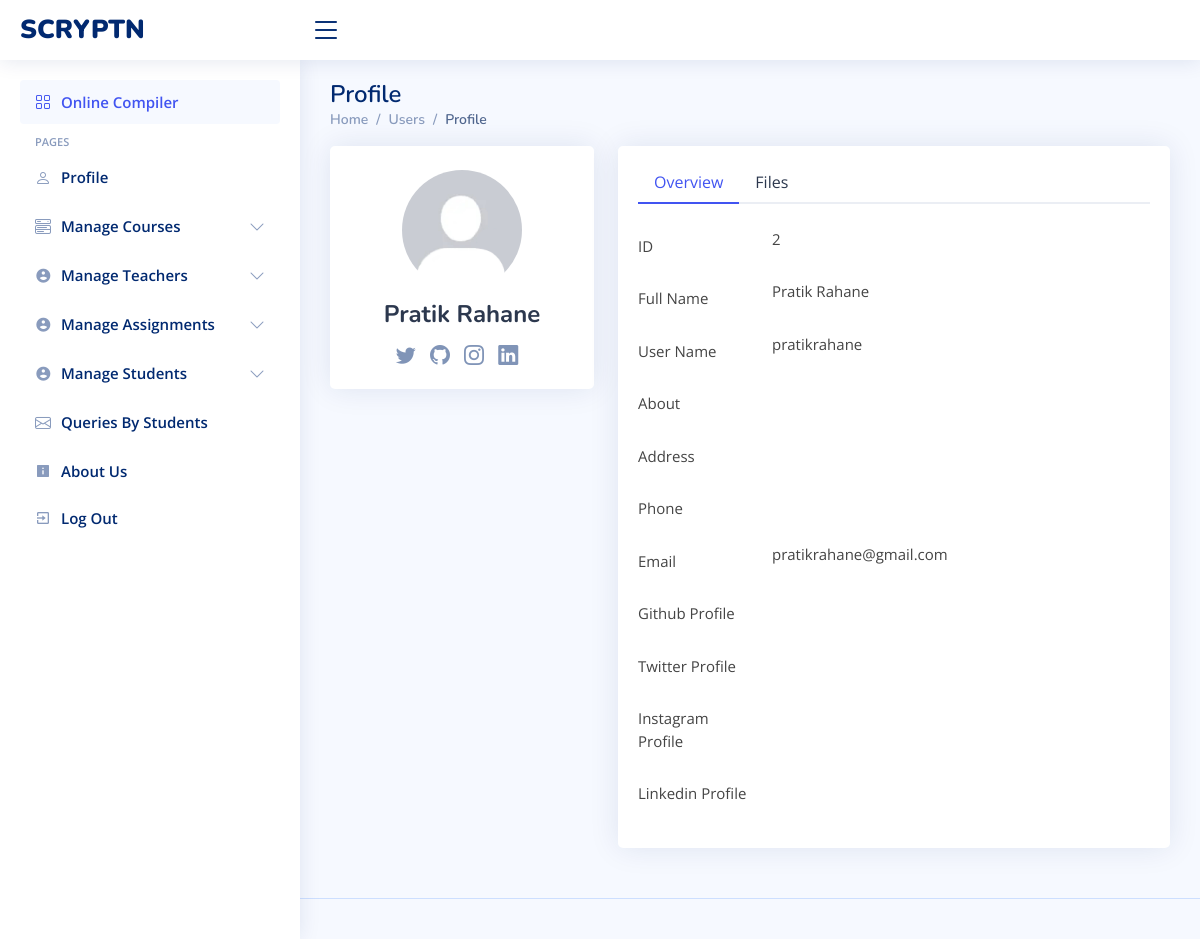
/admin/view_student.php?id=2 (signed in), run on the app's committed database.
### tables this page shows
CREATE TABLE `users` (
  `userID` int(11) NOT NULL,
  `userName` varchar(128) NOT NULL,
  `userEmail` varchar(128) NOT NULL,
  `userAddr` varchar(255) DEFAULT NULL,
  `userPhone` varchar(255) DEFAULT NULL,
  `userUid` varchar(128) NOT NULL,
  `userPwd` varchar(128) NOT NULL,
  `user_ln` text DEFAULT NULL,
  `user_gh` text DEFAULT NULL,
  `user_in` varchar(255) DEFAULT NULL,
  `user_tw` varchar(255) DEFAULT NULL,
  `user_desc` text DEFAULT NULL,
  `user_photo` varchar(255) DEFAULT NULL,
  `last_login` bigint(20) DEFAULT NULL,
  `assigned_course` int(11) DEFAULT NULL
);

### admin/view_student.php (the view, shortened to what this page needs)
<!DOCTYPE html>
<html lang="en">
<head>
  <link href="../assets/vendor/bootstrap/css/bootstrap.min.css" rel="stylesheet" />
  <link href="../assets/vendor/bootstrap-icons/bootstrap-icons.css" rel="stylesheet" />
  <link href="../assets/vendor/boxicons/css/boxicons.min.css" rel="stylesheet" />
  <link href="../assets/vendor/quill/quill.snow.css" rel="stylesheet" />
  <link href="../assets/vendor/quill/quill.bubble.css" rel="stylesheet" />
  <link href="../assets/vendor/remixicon/remixicon.css" rel="stylesheet" />
  <link href="../assets/vendor/simple-datatables/style.css" rel="stylesheet" />
  <link href="../assets/css/style.css" rel="stylesheet" />
</head>
<body>
  <?php include './includes/header.php'; ?>
  <?php include './includes/sidenav.php'; ?>
  <main id="main" class="main">
    <div class="pagetitle">
      <h1>Profile</h1>
      <nav>
        <ol class="breadcrumb">
          <li class="breadcrumb-item"><a href="index.html">Home</a></li>
          <li class="breadcrumb-item">Users</li>
          <li class="breadcrumb-item active">Profile</li>
        </ol>
      </nav>
    </div>
    <section class="section profile">
      <?php
      $servername = "localhost";
      $username = "root";
      $password = "";
      $databasename = "scr";
      $conn = new mysqli(
        $servername,
        $username,
        $password,
        $databasename
      );
      $id = $_GET["id"];
      $query = "SELECT * FROM `users` WHERE userID = $id";
      $result = $conn->query($query);
      $data = $result->fetch_assoc();
      ?>
      <div class="row">
      <div class="col-xl-4">
          <div class="card">
            <div class="card-body profile-card pt-4 d-flex flex-column align-items-center">
              <img src="../inc/user-data/profile-photos/<?php if($data["user_photo"]){echo $data["user_photo"];}else{echo "default.jpg";};?>" alt="Profile" class="rounded-circle" />
              <h2><?php echo $data["userName"]; ?></h2>
              <div class="social-links mt-2">
                <a href="<?php echo $data["user_tw"]; ?>" class="twitter"><i class="bi bi-twitter"></i></a>
                <a href="<?php echo $data["user_gh"]; ?>" class="github"><i class="bi bi-github"></i></a>
                <a href="<?php echo $data["user_in"]; ?>" class="instagram"><i class="bi bi-instagram"></i></a>
                <a href="<?php echo $data["user_ln"]; ?>" class="linkedin"><i class="bi bi-linkedin"></i></a>
              </div>
            </div>
          </div>
        </div>
        <div class="col-xl-8">
          <div class="card">
            <div class="card-body pt-3">
              <ul class="nav nav-tabs nav-tabs-bordered">
                <li class="nav-item">
                  <button class="nav-link active" data-bs-toggle="tab" data-bs-target="#profile-overview">
                    Overview
                  </button>
                </li>
                <li class="nav-item">
                  <button class="nav-link" data-bs-toggle="tab" data-bs-target="#user-files">
                    Files
                  </button>
                </li>
              </ul>
              <div class="tab-content pt-2">
                <div class="tab-pane fade show profile-overview active pt-3" id="profile-overview">
                    <div class="row mb-3">
                      <label for="fullName" class="col-md-4 col-lg-3 col-form-label">ID</label>
                      <div class="col-md-8 col-lg-9">
                        <?php echo $id?>
                      </div>
                    </div>
                    <div class="row mb-3">
                      <label for="fullName" class="col-md-4 col-lg-3 col-form-label">Full Name</label>
                      <div class="col-md-8 col-lg-9">
                       <?php echo $data["userName"];?>
                      </div>
                    </div>
                    <div class="row mb-3">
                      <label for="fullName" class="col-md-4 col-lg-3 col-form-label">User Name</label>
                      <div class="col-md-8 col-lg-9">
                        <?php echo $data["userUid"];?>
                      </div>
                    </div>
                    <div class="row mb-3">
                      <label for="about" class="col-md-4 col-lg-3 col-form-label">About</label>
                      <div class="col-md-8 col-lg-9">
                      </div>
                    </div>
                    <div class="row mb-3">
                      <label for="Address" class="col-md-4 col-lg-3 col-form-label">Address</label>
                      <div class="col-md-8 col-lg-9">
                      </div>
                    </div>
                    <div class="row mb-3">
                      <label for="Phone" class="col-md-4 col-lg-3 col-form-label">Phone</label>
                      <div class="col-md-8 col-lg-9">
                      </div>
                    </div>
                    <div class="row mb-3">
                      <label for="Email" class="col-md-4 col-lg-3 col-form-label">Email</label>
                      <div class="col-md-8 col-lg-9">
                        <?php echo $data["userEmail"];?>
                      </div>
                    </div>
                    <div class="row mb-3">
                      <label for="Twitter" class="col-md-4 col-lg-3 col-form-label">Github Profile</label>
                      <div class="col-md-8 col-lg-9">
                      </div>
                    </div>
                    <div class="row mb-3">
                      <label for="Facebook" class="col-md-4 col-lg-3 col-form-label">Twitter Profile</label>
                      <div class="col-md-8 col-lg-9">
                      </div>
                    </div>
                    <div class="row mb-3">
                      <label for="Instagram" class="col-md-4 col-lg-3 col-form-label">Instagram Profile</label>
                      <div class="col-md-8 col-lg-9">
                      </div>
                    </div>
                    <div class="row mb-3">
                      <label for="Linkedin" class="col-md-4 col-lg-3 col-form-label">Linkedin Profile</label>
                      <div class="col-md-8 col-lg-9">
                      </div>
                    </div>
                </div>
              </div>
            </div>
          </div>
        </div>
      </div>
    </section>
  </main>
  <footer id="footer" class="footer">
  </footer>
</body>
</html>

### assets/css/style.css (style rules this page uses)
:root { scroll-behavior: smooth; }
body { font-family: "Open Sans", sans-serif; background: #f6f9ff; color: #444444; }
a { color: #4154f1; text-decoration: none; }
h1, h2, h3, h4, h5, h6 { font-family: "Nunito", sans-serif; }
#main { margin-top: 60px; padding: 20px 30px; transition: all 0.3s; }
.pagetitle { margin-bottom: 10px; }
.pagetitle h1 { font-size: 24px; margin-bottom: 0; font-weight: 600; color: #012970; }
.card { margin-bottom: 30px; border: none; border-radius: 5px; box-shadow: 0px 0 30px rgba(1, 41, 112, 0.1); }
.card-body { padding: 0 20px 20px 20px; }
.breadcrumb { font-size: 14px; font-family: "Nunito", sans-serif; color: #899bbd; font-weight: 600; }
.breadcrumb a { color: #899bbd; transition: 0.3s; }
.breadcrumb .breadcrumb-item::before { color: #899bbd; }
.breadcrumb .active { color: #51678f; font-weight: 600; }
.nav-tabs-bordered { border-bottom: 2px solid #ebeef4; }
.nav-tabs-bordered .nav-link { margin-bottom: -2px; border: none; color: #2c384e; }
.nav-tabs-bordered .nav-link.active { background-color: #fff; color: #4154f1; border-bottom: 2px solid #4154f1; }
@media (min-width: 1200px) { #main, #footer { margin-left: 300px; } }
.profile .profile-card img { max-width: 120px; }
.profile .profile-card h2 { font-size: 24px; font-weight: 700; color: #2c384e; margin: 10px 0 0 0; }
.profile .profile-card .social-links a { font-size: 20px; display: inline-block; color: rgba(1, 41, 112, 0.5); line-height: 0; margin-right: 10px; transition: 0.3s; }
.profile .profile-overview .row { margin-bottom: 20px; font-size: 15px; }
.footer { padding: 20px 0; font-size: 14px; transition: all 0.3s; border-top: 1px solid #cddfff; }

### data on the page
users: userName "Pratik Rahane", userUid "pratikrahane", userEmail "pratikrahane@gmail.com"

### other printed values
$id "2"
